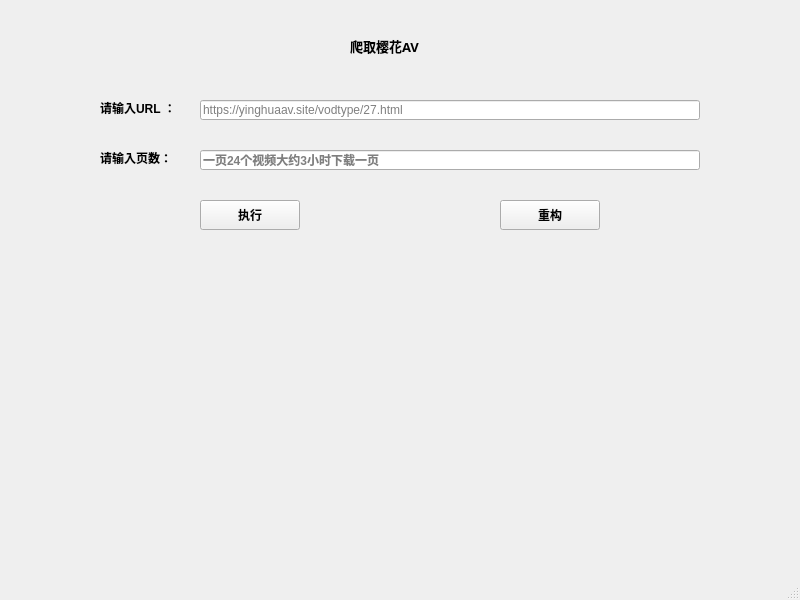
<?xml version="1.0" encoding="UTF-8"?>
<ui version="4.0">
 <class>MainWindow</class>
 <widget class="QMainWindow" name="MainWindow">
  <property name="geometry">
   <rect>
    <x>0</x>
    <y>0</y>
    <width>800</width>
    <height>600</height>
   </rect>
  </property>
  <property name="font">
   <font>
    <weight>75</weight>
    <bold>true</bold>
   </font>
  </property>
  <property name="windowTitle">
   <string>MainWindow</string>
  </property>
  <widget class="QWidget" name="centralwidget">
   <widget class="QLabel" name="label">
    <property name="geometry">
     <rect>
      <x>350</x>
      <y>30</y>
      <width>111</width>
      <height>31</height>
     </rect>
    </property>
    <property name="font">
     <font>
      <family>黑体</family>
      <pointsize>10</pointsize>
      <weight>75</weight>
      <bold>true</bold>
     </font>
    </property>
    <property name="text">
     <string>爬取樱花AV</string>
    </property>
   </widget>
   <widget class="QLabel" name="label_2">
    <property name="geometry">
     <rect>
      <x>100</x>
      <y>100</y>
      <width>100</width>
      <height>15</height>
     </rect>
    </property>
    <property name="text">
     <string>请输入URL ：</string>
    </property>
   </widget>
   <widget class="QLineEdit" name="lineEdit">
    <property name="geometry">
     <rect>
      <x>200</x>
      <y>100</y>
      <width>500</width>
      <height>20</height>
     </rect>
    </property>
    <property name="font">
     <font>
      <weight>50</weight>
      <bold>false</bold>
     </font>
    </property>
    <property name="placeholderText">
     <string>https://yinghuaav.site/vodtype/27.html</string>
    </property>
   </widget>
   <widget class="QPushButton" name="pushButton">
    <property name="geometry">
     <rect>
      <x>200</x>
      <y>200</y>
      <width>100</width>
      <height>30</height>
     </rect>
    </property>
    <property name="text">
     <string>执行</string>
    </property>
   </widget>
   <widget class="QPushButton" name="pushButton_2">
    <property name="geometry">
     <rect>
      <x>500</x>
      <y>200</y>
      <width>100</width>
      <height>30</height>
     </rect>
    </property>
    <property name="text">
     <string>重构</string>
    </property>
   </widget>
   <widget class="QLabel" name="label_3">
    <property name="geometry">
     <rect>
      <x>100</x>
      <y>150</y>
      <width>100</width>
      <height>15</height>
     </rect>
    </property>
    <property name="text">
     <string>请输入页数：</string>
    </property>
   </widget>
   <widget class="QLineEdit" name="lineEdit_2">
    <property name="geometry">
     <rect>
      <x>200</x>
      <y>150</y>
      <width>500</width>
      <height>20</height>
     </rect>
    </property>
    <property name="placeholderText">
     <string>一页24个视频大约3小时下载一页</string>
    </property>
   </widget>
  </widget>
  <widget class="QMenuBar" name="menubar">
   <property name="geometry">
    <rect>
     <x>0</x>
     <y>0</y>
     <width>800</width>
     <height>25</height>
    </rect>
   </property>
  </widget>
  <widget class="QStatusBar" name="statusbar"/>
 </widget>
 <resources/>
 <connections>
  <connection>
   <sender>pushButton_2</sender>
   <signal>clicked()</signal>
   <receiver>lineEdit</receiver>
   <slot>clear()</slot>
   <hints>
    <hint type="sourcelabel">
     <x>551</x>
     <y>255</y>
    </hint>
    <hint type="destinationlabel">
     <x>577</x>
     <y>141</y>
    </hint>
   </hints>
  </connection>
  <connection>
   <sender>pushButton</sender>
   <signal>clicked()</signal>
   <receiver>MainWindow</receiver>
   <slot>slot1()</slot>
   <hints>
    <hint type="sourcelabel">
     <x>255</x>
     <y>253</y>
    </hint>
    <hint type="destinationlabel">
     <x>247</x>
     <y>270</y>
    </hint>
   </hints>
  </connection>
  <connection>
   <sender>pushButton_2</sender>
   <signal>clicked()</signal>
   <receiver>lineEdit_2</receiver>
   <slot>clear()</slot>
   <hints>
    <hint type="sourcelabel">
     <x>549</x>
     <y>250</y>
    </hint>
    <hint type="destinationlabel">
     <x>430</x>
     <y>176</y>
    </hint>
   </hints>
  </connection>
  <connection>
   <sender>pushButton</sender>
   <signal>clicked()</signal>
   <receiver>pushButton_2</receiver>
   <slot>hide()</slot>
   <hints>
    <hint type="sourcelabel">
     <x>246</x>
     <y>239</y>
    </hint>
    <hint type="destinationlabel">
     <x>549</x>
     <y>240</y>
    </hint>
   </hints>
  </connection>
 </connections>
 <slots>
  <slot>slot1()</slot>
 </slots>
</ui>
